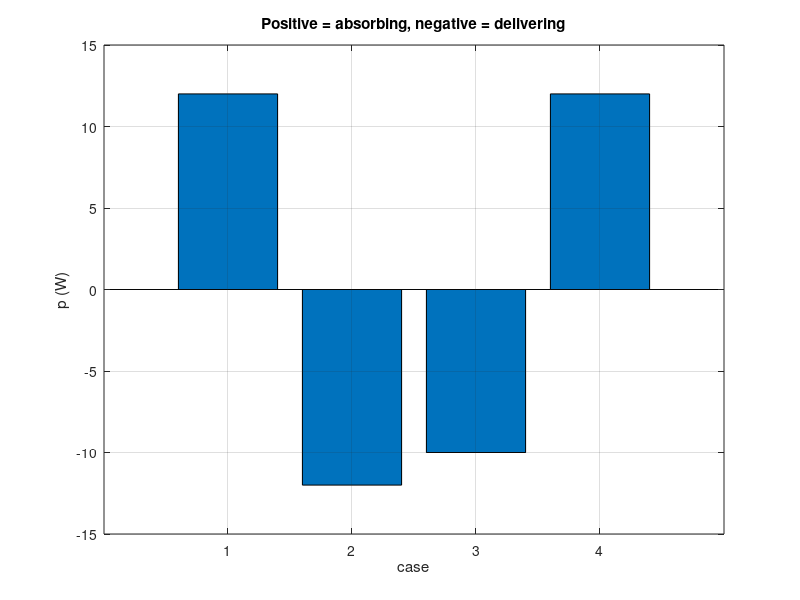

Source code (MATLAB):
% Circuits 1 — The Ideal Basic Circuit Element
%title: The Passive Sign Convention
%ar-title: اصطلاح الإشارة الخاملة
%lesson: c1-variables-3
%course: circuits-1

%% Example 1: the four cases
%ar: مثال 1 من المحاضرة: هبوط 4 V وتيار 3 A. في (a) و (b) يدخل التيار من الطرف الموجب فـ i = +3، وفي (c) و (d) يخرج منه فـ i = −3. ثم p = vi.
v = [4 4 4 4];
i = [3 3 -3 -3];
p = v .* i;
lbl = 'abcd';
for k = 1:4
    if p(k) > 0, s = 'absorbing'; else, s = 'delivering'; end
    fprintf('(%c) v = %+g V, i = %+g A, p = %+g W -> %s\n', lbl(k), v(k), i(k), p(k), s)
end
%check: isequal(p, [12 12 -12 -12])

%% Same element, two references
%ar: نفس العنصر بمرجعين: إذا عكسنا سهم التيار نكتب p = −vi، والنتيجة الفيزيائية لا تتغير.
p1 = v(1) * i(1);          % current enters at +
p2 = -v(1) * (-i(1));      % arrow reversed: enters at -, use p = -vi
fprintf('p with the first reference = %g W, with the reversed reference = %g W\n', p1, p2)
%check: p1 == p2

%%! Project idea: a sign-convention helper
%ar: مشروع: دالة تأخذ v و i واتجاه دخول التيار (من + أو من −) وتطبع القدرة وهل العنصر يمتص أم يعطي.
cases = [4 3 1; 4 3 0; -5 2 1; 6 -2 0];   % v, i, enters at + (1) or - (0)
pw = zeros(1, size(cases, 1));
for k = 1:size(cases, 1)
    sgn = 2*cases(k,3) - 1;   % +1 if the current enters at +, -1 otherwise
    pw(k) = sgn * cases(k,1) * cases(k,2);
    if cases(k,3), at = '+'; else, at = '-'; end
    fprintf('v = %+g, i = %+g, enters at %s -> p = %+g W\n', cases(k,1), cases(k,2), at, pw(k))
end
bar(pw); grid on; xlabel('case'); ylabel('p (W)'); title('Positive = absorbing, negative = delivering')
